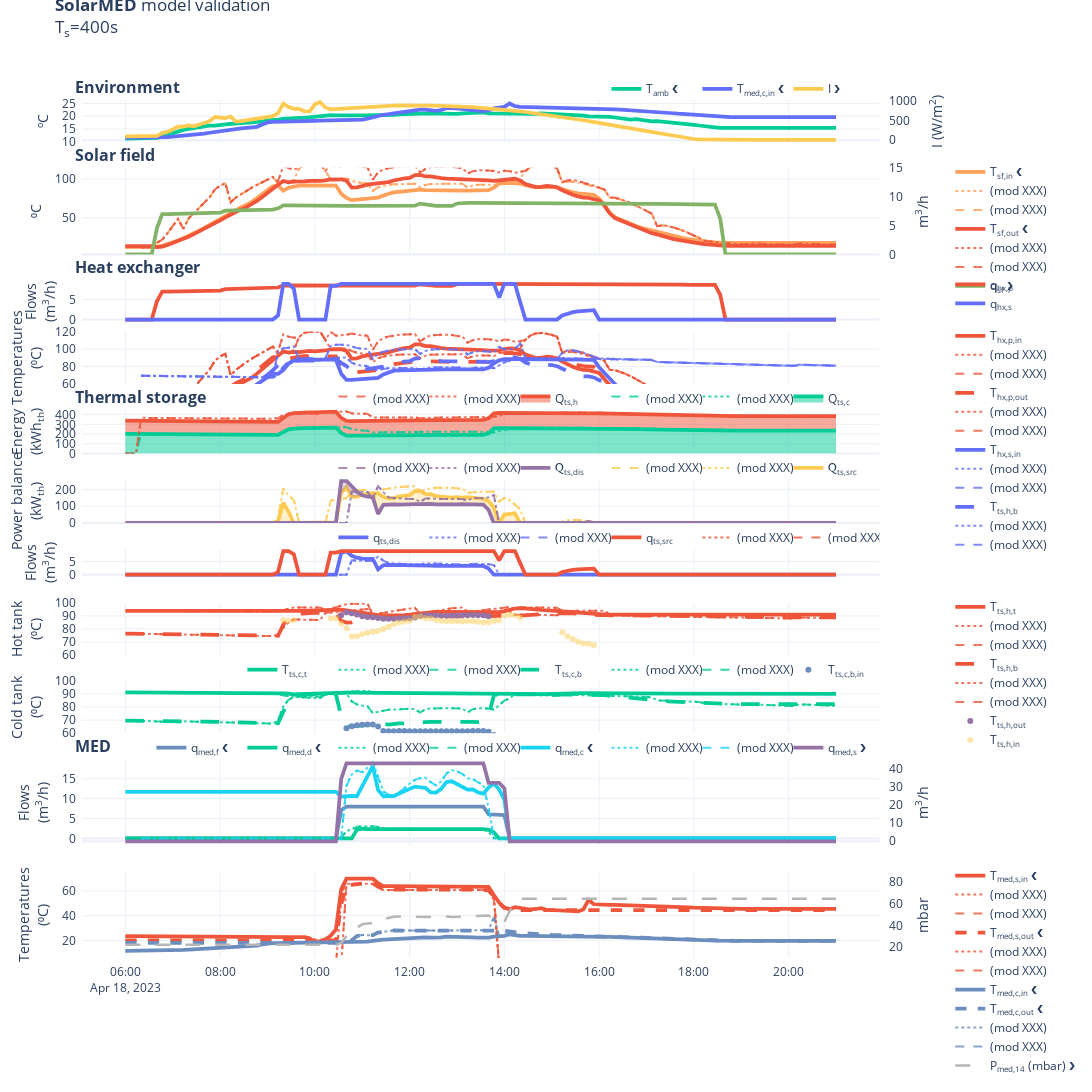

The notebook cell saved with this chart:
### Code cell
plot_config = hjson.loads((data_path / 'plot_config.hjson').read_text())

# dfs_mod[0].drop(columns=["", "qmed_f"], inplace=True)

fig = experimental_results_plot(
    plot_config,
    df,
    df_comp=[dfs_mod[0]]*2,
    vars_config=vars_config,
    resample=resample_figures,
    comp_trace_labels=["(mod XXX)"]*2,
    template="plotly_white",
    title_text=f"<b>SolarMED</b> model validation<br>T<sub>s</sub>={sample_rate}"
)

fig.show(
    config=generate_plotly_config(
        fig, figure_name=f'solar_med_{df.index[0].strftime("%Y%m%d")}'
    )
)
